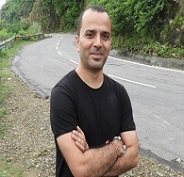
#> input picture resources/image1.jpg, 184 x 177 px
$ python P_20_imgpyramids.py   (Python 2 division)
#> lines starting #> are read from the running program, lines starting #| are printed output that depends on the picture
import cv2 as cv
import numpy as np,sys

##########
# Image Pyramids
# --------------
# Normally, we used to work with an image of constant size. But on some occasions,
# we need to work with (the same) images in different resolution. For example, while searching for
# something in an image, like face, we are not sure at what size the object will be present in said image.
# In that case, we will need to create a set of the same image with different resolutions
# and search for object in all of them.These set of images with different resolutions are called Image
# Pyramids (because when they are kept in a stack with the highest resolution image at the
# bottom and the lowest resolution image at top, it looks like a pyramid).
#
# There are two kinds of Image Pyramids. 1) Gaussian Pyramid and 2) Laplacian Pyramids
#
# Higher level (Low resolution) in a Gaussian Pyramid is formed by removing consecutive rows
# and columns in Lower level (higher resolution) image. Then each pixel in higher level is formed by the
# contribution from 5 pixels in underlying level with gaussian weights. By doing so, a M×N image becomes
# M/2×N/2  image. So area reduces to one-fourth of original area. It is called an Octave. The same pattern
# continues as we go upper in pyramid (ie, resolution decreases). Similarly while expanding, area becomes 4
# times in each level. We can find Gaussian pyramids using cv.pyrDown() and cv.pyrUp() functions.
#
#
# Laplacian Pyramids are formed from the Gaussian Pyramids. There is no exclusive function for that.
# Laplacian pyramid images are like edge images only. Most of its elements are zeros. They are used in image compression.
# A level in Laplacian Pyramid is formed by the difference between that level in Gaussian Pyramid and expanded
# version of its upper level in Gaussian Pyramid.
#
# One application of this is Image Blending. For example, in image stitching, you will need to stack
# two images together, but it may not look good due to discontinuities between images. In that case,
# image blending with Pyramids gives you seamless blending without leaving much data in the images. One
# Here are the steps to do that:
# 1. Load two images.
# 2. Find the Gaussian Pyramids of both images.
# 3. From Guassin Pyramids, find their Laplacian Pyramids.
# 4. Now join the left half of image 1 with the right half of image 2 in each level of Laplacian Pyramids.
# 5. Finally from this joint image pyramids, reconstruct the original image.
#
#

A = cv.imread( "../resources/image1.jpg" )
#> A is the input picture: shape (177, 184, 3); mean B, G, R 114.4, 129, 132.5
B = cv.imread( "../resources/image2.jpg" )
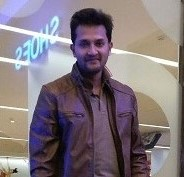
#> input picture resources/image2.jpg, 184 x 177 px
#> B is the input picture: shape (177, 184, 3); mean B, G, R 124.1, 117.9, 128.9

# Generate the Guassian pyramid for A
G = A.copy()
gpA = [G]
for i in range(6):
    G = cv.pyrDown(gpA[i])
    gpA.append(G)
#> this loop made 6 passes
#> pass 1, `G = cv.pyrDown(gpA[i])`:
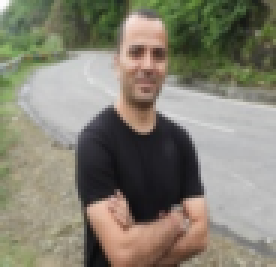
#> G: shape (89, 92, 3) (shown 3 times larger); mean of channels 0, 1, 2 114.2, 128.9, 132.4; drawn as B, G, R
#> after the loop, gpA = 7 items

# Generate the Guassian pyramid for B
G = B.copy()
gpB = [G]
for i in range(6):
    G = cv.pyrDown(gpB[i])
    gpB.append(G)
#> this loop made 6 passes
#> pass 1, `G = cv.pyrDown(gpB[i])`:
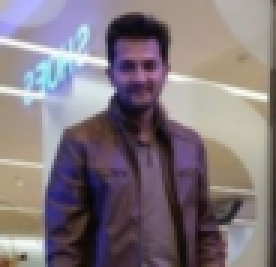
#> G: shape (89, 92, 3) (shown 3 times larger); mean of channels 0, 1, 2 124.4, 118.2, 129.2; drawn as B, G, R
#> pass 3, `G = cv.pyrDown(gpB[i])`:
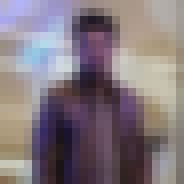
#> G: shape (23, 23, 3) (shown 8 times larger); mean of channels 0, 1, 2 125.7, 119.3, 130.5; drawn as B, G, R
#> after the loop, gpB = 7 items

# Generate the Laplacian Pyramid for A
lpA = [ gpA[5] ]
for i in range( 5, 0, -1 ):
    size = (gpA[i-1].shape[1], gpA[i-1].shape[0])
    GE = cv.pyrUp( gpA[i], dstsize = size )
    L = cv.subtract( gpA[i-1], GE )
    lpA.append( L )
#> after the loop, lpA = 6 items

# Generate the Laplacian Pyramid for B
lpB = [ gpB[5] ]
for i in range( 5, 0, -1 ):
    size = (gpB[i-1].shape[1], gpB[i-1].shape[0])
    GE = cv.pyrUp( gpB[i], dstsize = size )
    L = cv.subtract( gpB[i-1], GE )
    lpB.append( L )
#> after the loop, lpB = 6 items

# Now add left and right halves of images in each level
LS = []
for la, lb in zip( lpA, lpB ):
    rows, cols, dpt = la.shape
    nr_cols_1 = cols/2
    nr_cols_2 = cols/2
    ls = np.hstack( ( la[:,0:nr_cols_1], lb[:,nr_cols_2:] ) )
    LS.append( ls )
#> this loop made 6 passes
#> (rows, cols, nr_cols_1, nr_cols_2) on passes 1 to 6: (6, 6, 3, 3), (12, 12, 6, 6), (23, 23, 11, 11), (45, 46, 23, 23), (89, 92, 46, 46), (177, 184, 92, 92)
#> pass 3, `ls = np.hstack( ( la[:,0:nr_cols_1], lb[:,nr_cols_2:] ) )`:
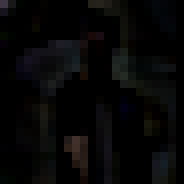
#> ls: shape (23, 23, 3) (shown 8 times larger); mean of channels 0, 1, 2 6.4, 6.4, 6.6; drawn as B, G, R
#> after the loop, LS = 6 items

# Now reconstruct
ls_ = LS[0]
for i in range( 1, 6 ):
    size = (LS[i].shape[1], LS[i].shape[0])
    ls_ = cv.pyrUp( ls_, dstsize = size )
    ls_ = cv.add( ls_, LS[i] )
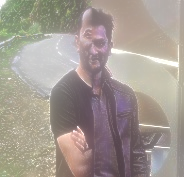
#> ls_: shape (177, 184, 3); mean of channels 0, 1, 2 146.2, 154, 163.6; drawn as B, G, R

# image with direct connecting each half
real = np.hstack( ( A[:,:cols/2], B[:,cols/2:] ) )
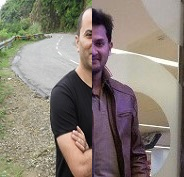
#> real: shape (177, 184, 3); mean B, G, R 117.3, 127, 135.7

cv.imwrite( "Pyramid_blending2.jpg", ls_ )
cv.imwrite( "Direct_blending.jpg", real )
